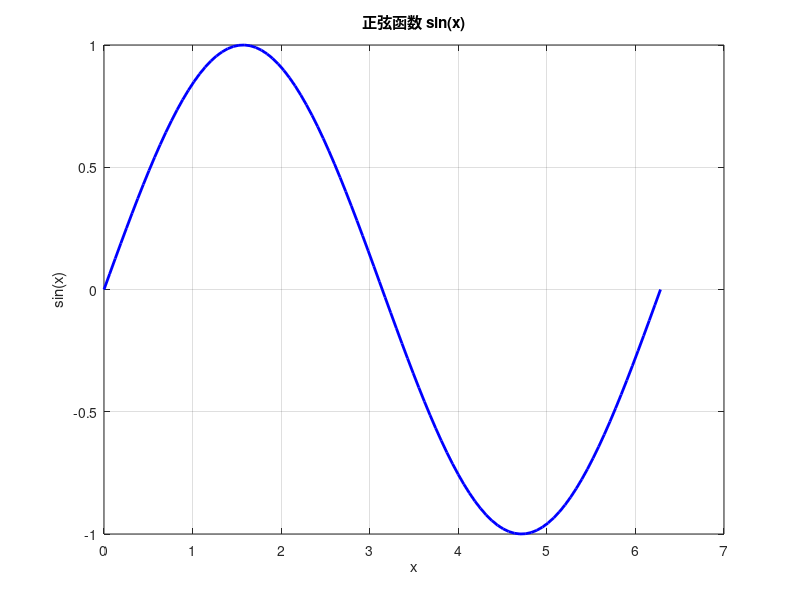
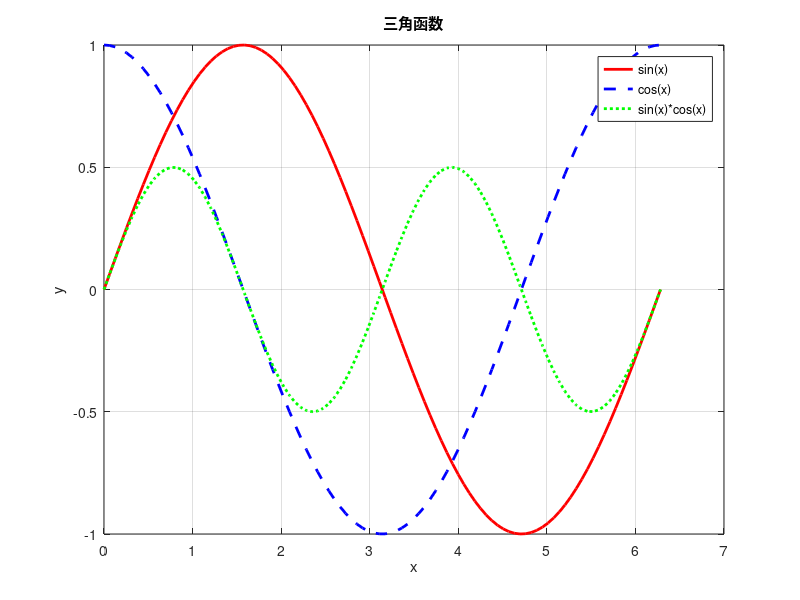
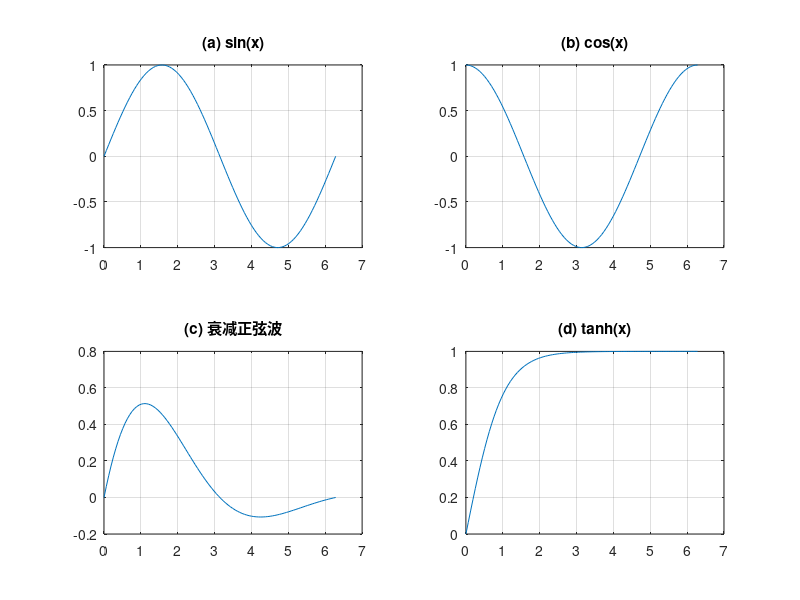
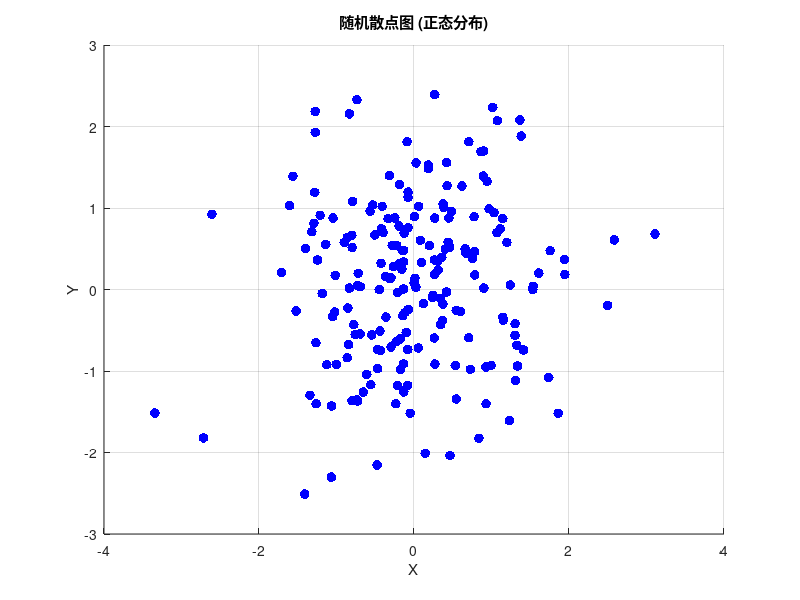

Source code (MATLAB) for these figures, in order: (Note: this script raises an error after producing the figures.)
% plotting.m
% MATLAB 绘图基础示例
% 本示例演示 MATLAB 的 2D/3D 绘图功能

fprintf('========== MATLAB 绘图基础示例 ==========\n\n');

% ========== 1. 基本 2D 绘图 ==========
fprintf('1. 基本 2D 绘图\n');
fprintf('正在生成图 1: 基本正弦波...\n');

x = linspace(0, 2*pi, 100);
y = sin(x);

figure(1);
plot(x, y, 'b-', 'LineWidth', 2);
title('正弦函数 sin(x)');
xlabel('x');
ylabel('sin(x)');
grid on;

% ========== 2. 多条曲线 ==========
fprintf('正在生成图 2: 多条曲线...\n');

figure(2);
plot(x, sin(x), 'r-', 'LineWidth', 2);
hold on;
plot(x, cos(x), 'b--', 'LineWidth', 2);
plot(x, sin(x) .* cos(x), 'g:', 'LineWidth', 2);
hold off;

title('三角函数');
xlabel('x');
ylabel('y');
legend('sin(x)', 'cos(x)', 'sin(x)*cos(x)');
grid on;

% ========== 3. 子图 (subplot) ==========
fprintf('正在生成图 3: 子图布局...\n');

figure(3);
subplot(2, 2, 1);
plot(x, sin(x));
title('(a) sin(x)');
grid on;

subplot(2, 2, 2);
plot(x, cos(x));
title('(b) cos(x)');
grid on;

subplot(2, 2, 3);
plot(x, exp(-x/2) .* sin(x));
title('(c) 衰减正弦波');
grid on;

subplot(2, 2, 4);
plot(x, tanh(x));
title('(d) tanh(x)');
grid on;

% ========== 4. 散点图 ==========
fprintf('正在生成图 4: 散点图...\n');

figure(4);
x_rand = randn(200, 1);
y_rand = randn(200, 1);
scatter(x_rand, y_rand, 50, 'b', 'filled');
title('随机散点图 (正态分布)');
xlabel('X');
ylabel('Y');
grid on;

% ========== 5. 条形图 ==========
fprintf('正在生成图 5: 条形图...\n');

figure(5);
categories = {'A', 'B', 'C', 'D', 'E'};
values = [23, 45, 12, 67, 34];
bar(values);
title('条形图示例');
xlabel('类别');
ylabel('数值');
xticks(1:5);
xticklabels(categories);
grid on;

% ========== 6. 3D 绘图 ==========
fprintf('正在生成图 6: 3D 曲面图...\n');

figure(6);
[x3d, y3d] = meshgrid(-2:0.1:2, -2:0.1:2);
z3d = x3d .* exp(-x3d.^2 - y3d.^2);

surf(x3d, y3d, z3d);
title('3D 曲面图 (Gaussian)');
xlabel('X');
ylabel('Y');
zlabel('Z');
colorbar;

% ========== 7. 等高线图 ==========
fprintf('正在生成图 7: 等高线图...\n');

figure(7);
contour(x3d, y3d, z3d, 20, 'LineWidth', 1.5);
title('等高线图');
xlabel('X');
ylabel('Y');
colorbar;

% ========== 8. 极坐标图 ==========
fprintf('正在生成图 8: 极坐标图...\n');

figure(8);
theta = linspace(0, 2*pi, 100);
rho = sin(2*theta) .* cos(2*theta);
polarplot(theta, rho, 'r-', 'LineWidth', 2);
title('极坐标图');

% ========== 9. 图像保存 ==========
fprintf('\n9. 保存图像\n');

% 保存为 PNG
saveas(figure(1), 'sin_wave.png');
fprintf('已保存: sin_wave.png\n');

saveas(figure(6), '3d_surface.png');
fprintf('已保存: 3d_surface.png\n');

% 使用 print 保存高质量图像
print(figure(2), 'trig_functions', '-dpng', '-r300');
fprintf('已保存: trig_functions.png (300 DPI)\n');

fprintf('\n所有图像已生成！\n');
fprintf('==========================================\n');

% 保持图像窗口打开
fprintf('提示: 关闭所有图像窗口后继续...\n');
% 如果需要关闭所有图像，可以取消注释下一行
% close all;
